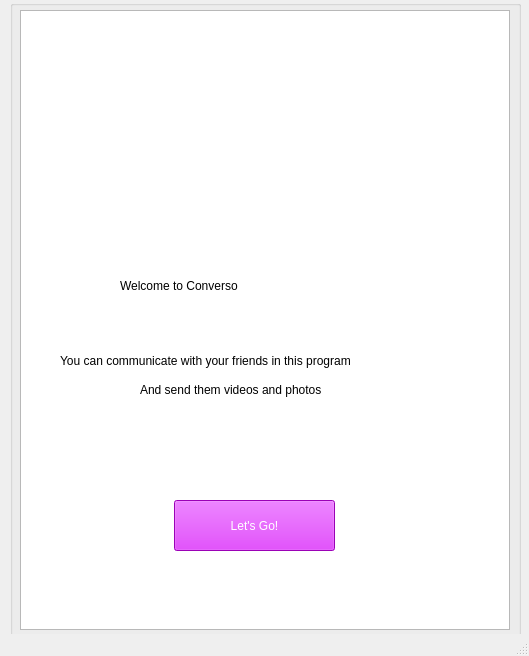
<?xml version="1.0" encoding="UTF-8"?>
<ui version="4.0">
 <class>start</class>
 <widget class="QMainWindow" name="start">
  <property name="geometry">
   <rect>
    <x>0</x>
    <y>0</y>
    <width>529</width>
    <height>656</height>
   </rect>
  </property>
  <property name="maximumSize">
   <size>
    <width>1713</width>
    <height>800</height>
   </size>
  </property>
  <property name="windowTitle">
   <string>start</string>
  </property>
  <property name="styleSheet">
   <string notr="true"/>
  </property>
  <widget class="QWidget" name="centralwidget">
   <widget class="QGroupBox" name="groupBox">
    <property name="geometry">
     <rect>
      <x>10</x>
      <y>0</y>
      <width>511</width>
      <height>641</height>
     </rect>
    </property>
    <property name="maximumSize">
     <size>
      <width>541</width>
      <height>641</height>
     </size>
    </property>
    <property name="title">
     <string/>
    </property>
    <property name="flat">
     <bool>true</bool>
    </property>
    <widget class="QLabel" name="label_4">
     <property name="geometry">
      <rect>
       <x>130</x>
       <y>380</y>
       <width>271</width>
       <height>20</height>
      </rect>
     </property>
     <property name="styleSheet">
      <string notr="true">font: 10pt &quot;MS Shell Dlg 2&quot;;
color: rgb(0, 0, 0);</string>
     </property>
     <property name="text">
      <string>And send them videos and photos</string>
     </property>
    </widget>
    <widget class="QLabel" name="label_3">
     <property name="geometry">
      <rect>
       <x>50</x>
       <y>340</y>
       <width>411</width>
       <height>41</height>
      </rect>
     </property>
     <property name="styleSheet">
      <string notr="true">font: 10pt &quot;MS Shell Dlg 2&quot;;
color: rgb(0, 0, 0);</string>
     </property>
     <property name="text">
      <string>You can communicate with your friends in this program</string>
     </property>
    </widget>
    <widget class="QLabel" name="label">
     <property name="geometry">
      <rect>
       <x>-85</x>
       <y>12</y>
       <width>681</width>
       <height>211</height>
      </rect>
     </property>
     <property name="styleSheet">
      <string notr="true">image: url(:/new/prefix1/logo3.png);</string>
     </property>
     <property name="text">
      <string/>
     </property>
    </widget>
    <widget class="QLabel" name="label_2">
     <property name="geometry">
      <rect>
       <x>110</x>
       <y>260</y>
       <width>301</width>
       <height>51</height>
      </rect>
     </property>
     <property name="styleSheet">
      <string notr="true">color: rgb(0, 0, 0);
font: 75 8pt &quot;MS Shell Dlg 2&quot;;
font: 18pt &quot;MS Shell Dlg 2&quot;;</string>
     </property>
     <property name="text">
      <string>Welcome to Converso</string>
     </property>
    </widget>
    <widget class="QGraphicsView" name="graphicsView">
     <property name="geometry">
      <rect>
       <x>10</x>
       <y>10</y>
       <width>490</width>
       <height>620</height>
      </rect>
     </property>
    </widget>
    <widget class="QPushButton" name="pushButton_6">
     <property name="geometry">
      <rect>
       <x>164</x>
       <y>500</y>
       <width>161</width>
       <height>51</height>
      </rect>
     </property>
     <property name="styleSheet">
      <string notr="true">background-color: rgb(217, 1, 255);
font: 75 10pt &quot;MS Shell Dlg 2&quot;;
color: rgb(255, 255, 255);</string>
     </property>
     <property name="text">
      <string>Let's Go!</string>
     </property>
    </widget>
    <zorder>graphicsView</zorder>
    <zorder>label_4</zorder>
    <zorder>label_3</zorder>
    <zorder>label_2</zorder>
    <zorder>label</zorder>
    <zorder>pushButton_6</zorder>
   </widget>
   <widget class="QGroupBox" name="groupBox_5">
    <property name="geometry">
     <rect>
      <x>1080</x>
      <y>10</y>
      <width>511</width>
      <height>641</height>
     </rect>
    </property>
    <property name="title">
     <string/>
    </property>
    <property name="flat">
     <bool>true</bool>
    </property>
    <widget class="QGraphicsView" name="graphicsView_6">
     <property name="geometry">
      <rect>
       <x>10</x>
       <y>10</y>
       <width>490</width>
       <height>620</height>
      </rect>
     </property>
    </widget>
    <widget class="QLabel" name="label_18">
     <property name="geometry">
      <rect>
       <x>-182</x>
       <y>12</y>
       <width>874</width>
       <height>162</height>
      </rect>
     </property>
     <property name="styleSheet">
      <string notr="true">image: url(:/new/prefix1/top.png);</string>
     </property>
     <property name="text">
      <string/>
     </property>
    </widget>
    <widget class="QLabel" name="label_19">
     <property name="geometry">
      <rect>
       <x>115</x>
       <y>180</y>
       <width>260</width>
       <height>260</height>
      </rect>
     </property>
     <property name="styleSheet">
      <string notr="true">image: url(:/new/prefix1/adsFree.png);</string>
     </property>
     <property name="text">
      <string/>
     </property>
    </widget>
    <widget class="QLabel" name="label_20">
     <property name="geometry">
      <rect>
       <x>200</x>
       <y>420</y>
       <width>121</width>
       <height>61</height>
      </rect>
     </property>
     <property name="styleSheet">
      <string notr="true">font: 10pt &quot;MS Shell Dlg 2&quot;;
color: rgb(0, 0, 0);</string>
     </property>
     <property name="text">
      <string>Ads-Free!</string>
     </property>
    </widget>
    <widget class="QPushButton" name="pushButton">
     <property name="geometry">
      <rect>
       <x>164</x>
       <y>500</y>
       <width>161</width>
       <height>51</height>
      </rect>
     </property>
     <property name="styleSheet">
      <string notr="true">background-color: rgb(217, 1, 255);
font: 75 10pt &quot;MS Shell Dlg 2&quot;;
color: rgb(255, 255, 255);</string>
     </property>
     <property name="text">
      <string>LET'S START</string>
     </property>
    </widget>
   </widget>
   <widget class="QGroupBox" name="groupBox_4">
    <property name="geometry">
     <rect>
      <x>1090</x>
      <y>650</y>
      <width>511</width>
      <height>641</height>
     </rect>
    </property>
    <property name="title">
     <string/>
    </property>
    <property name="flat">
     <bool>true</bool>
    </property>
    <widget class="QGraphicsView" name="graphicsView_5">
     <property name="geometry">
      <rect>
       <x>10</x>
       <y>10</y>
       <width>490</width>
       <height>620</height>
      </rect>
     </property>
    </widget>
    <widget class="QLabel" name="label_15">
     <property name="geometry">
      <rect>
       <x>-182</x>
       <y>12</y>
       <width>874</width>
       <height>162</height>
      </rect>
     </property>
     <property name="styleSheet">
      <string notr="true">image: url(:/new/prefix1/top.png);</string>
     </property>
     <property name="text">
      <string/>
     </property>
    </widget>
    <widget class="QLabel" name="label_16">
     <property name="geometry">
      <rect>
       <x>115</x>
       <y>180</y>
       <width>260</width>
       <height>260</height>
      </rect>
     </property>
     <property name="styleSheet">
      <string notr="true">image: url(:/new/prefix1/freeApp.png);</string>
     </property>
     <property name="text">
      <string/>
     </property>
    </widget>
    <widget class="QLabel" name="label_17">
     <property name="geometry">
      <rect>
       <x>190</x>
       <y>430</y>
       <width>121</width>
       <height>61</height>
      </rect>
     </property>
     <property name="styleSheet">
      <string notr="true">font: 10pt &quot;MS Shell Dlg 2&quot;;
color: rgb(0, 0, 0);</string>
     </property>
     <property name="text">
      <string>Free Sofware!</string>
     </property>
    </widget>
    <widget class="QPushButton" name="pushButton_5">
     <property name="geometry">
      <rect>
       <x>164</x>
       <y>500</y>
       <width>161</width>
       <height>51</height>
      </rect>
     </property>
     <property name="styleSheet">
      <string notr="true">background-color: rgb(217, 1, 255);
font: 75 10pt &quot;MS Shell Dlg 2&quot;;
color: rgb(255, 255, 255);</string>
     </property>
     <property name="text">
      <string>NEXT!</string>
     </property>
    </widget>
   </widget>
   <widget class="QGroupBox" name="groupBox_3">
    <property name="geometry">
     <rect>
      <x>550</x>
      <y>0</y>
      <width>511</width>
      <height>641</height>
     </rect>
    </property>
    <property name="title">
     <string/>
    </property>
    <property name="flat">
     <bool>true</bool>
    </property>
    <widget class="QGraphicsView" name="graphicsView_4">
     <property name="geometry">
      <rect>
       <x>10</x>
       <y>10</y>
       <width>490</width>
       <height>620</height>
      </rect>
     </property>
    </widget>
    <widget class="QLabel" name="label_12">
     <property name="geometry">
      <rect>
       <x>-182</x>
       <y>12</y>
       <width>874</width>
       <height>162</height>
      </rect>
     </property>
     <property name="styleSheet">
      <string notr="true">image: url(:/new/prefix1/top.png);</string>
     </property>
     <property name="text">
      <string/>
     </property>
    </widget>
    <widget class="QLabel" name="label_13">
     <property name="geometry">
      <rect>
       <x>115</x>
       <y>180</y>
       <width>260</width>
       <height>260</height>
      </rect>
     </property>
     <property name="styleSheet">
      <string notr="true">image: url(:/new/prefix1/secure.png);</string>
     </property>
     <property name="text">
      <string/>
     </property>
    </widget>
    <widget class="QLabel" name="label_14">
     <property name="geometry">
      <rect>
       <x>220</x>
       <y>420</y>
       <width>121</width>
       <height>61</height>
      </rect>
     </property>
     <property name="styleSheet">
      <string notr="true">font: 10pt &quot;MS Shell Dlg 2&quot;;
color: rgb(0, 0, 0);</string>
     </property>
     <property name="text">
      <string>Secure!</string>
     </property>
    </widget>
    <widget class="QPushButton" name="pushButton_4">
     <property name="geometry">
      <rect>
       <x>164</x>
       <y>500</y>
       <width>161</width>
       <height>51</height>
      </rect>
     </property>
     <property name="styleSheet">
      <string notr="true">background-color: rgb(217, 1, 255);
font: 75 10pt &quot;MS Shell Dlg 2&quot;;
color: rgb(255, 255, 255);</string>
     </property>
     <property name="text">
      <string>NEXT!</string>
     </property>
    </widget>
   </widget>
   <widget class="QGroupBox" name="groupBox_2">
    <property name="geometry">
     <rect>
      <x>550</x>
      <y>650</y>
      <width>511</width>
      <height>641</height>
     </rect>
    </property>
    <property name="title">
     <string/>
    </property>
    <property name="flat">
     <bool>true</bool>
    </property>
    <widget class="QGraphicsView" name="graphicsView_3">
     <property name="geometry">
      <rect>
       <x>10</x>
       <y>10</y>
       <width>490</width>
       <height>620</height>
      </rect>
     </property>
    </widget>
    <widget class="QLabel" name="label_9">
     <property name="geometry">
      <rect>
       <x>-182</x>
       <y>12</y>
       <width>874</width>
       <height>162</height>
      </rect>
     </property>
     <property name="styleSheet">
      <string notr="true">image: url(:/new/prefix1/top.png);</string>
     </property>
     <property name="text">
      <string/>
     </property>
    </widget>
    <widget class="QLabel" name="label_10">
     <property name="geometry">
      <rect>
       <x>115</x>
       <y>180</y>
       <width>260</width>
       <height>260</height>
      </rect>
     </property>
     <property name="styleSheet">
      <string notr="true">image: url(:/new/prefix1/fast.png);</string>
     </property>
     <property name="text">
      <string/>
     </property>
    </widget>
    <widget class="QLabel" name="label_11">
     <property name="geometry">
      <rect>
       <x>180</x>
       <y>420</y>
       <width>131</width>
       <height>61</height>
      </rect>
     </property>
     <property name="styleSheet">
      <string notr="true">font: 10pt &quot;MS Shell Dlg 2&quot;;
color: rgb(0, 0, 0);</string>
     </property>
     <property name="text">
      <string>Fast massenger!</string>
     </property>
    </widget>
    <widget class="QPushButton" name="pushButton_3">
     <property name="geometry">
      <rect>
       <x>164</x>
       <y>500</y>
       <width>161</width>
       <height>51</height>
      </rect>
     </property>
     <property name="styleSheet">
      <string notr="true">background-color: rgb(217, 1, 255);
font: 75 10pt &quot;MS Shell Dlg 2&quot;;
color: rgb(255, 255, 255);</string>
     </property>
     <property name="text">
      <string>NEXT!</string>
     </property>
    </widget>
   </widget>
  </widget>
  <widget class="QMenuBar" name="menubar">
   <property name="geometry">
    <rect>
     <x>0</x>
     <y>0</y>
     <width>529</width>
     <height>26</height>
    </rect>
   </property>
  </widget>
  <widget class="QStatusBar" name="statusbar"/>
 </widget>
 <resources/>
 <connections>
  <connection>
   <sender>pushButton</sender>
   <signal>clicked()</signal>
   <receiver>start</receiver>
   <slot>close()</slot>
   <hints>
    <hint type="sourcelabel">
     <x>300</x>
     <y>447</y>
    </hint>
    <hint type="destinationlabel">
     <x>389</x>
     <y>504</y>
    </hint>
   </hints>
  </connection>
 </connections>
</ui>
